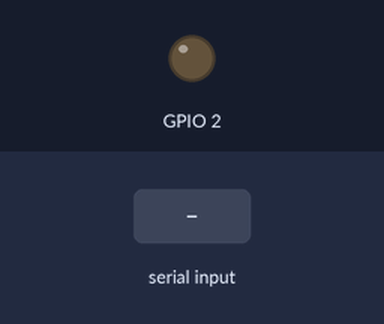
Recording of a sketch running on a simulated ESP8266 (NodeMCU). On the bench: output pins drawn as LEDs (lit = HIGH). The inputs (shaded band) are chosen by the test bench. WiFi joins after 1.5 s; servers stay silent unless stated; uploads are accepted with an empty reply; what the sketch prints to the serial monitor is not drawn.

Above: at 2.7 s.
2.8 s: "1\n" received over Serial
At 2.9 s:
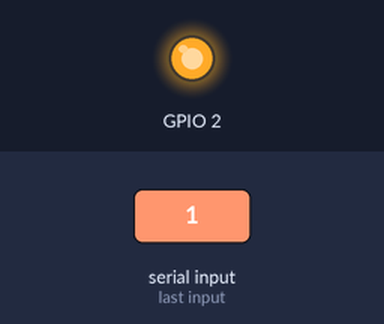
Timing chart, 0 to 5.8 s (numbered marks = the images above; inputs shaded):
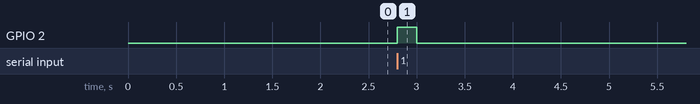

Measured:
- after the input at 2.8 s, GPIO 2: LOW → HIGH at once, → LOW 0.20 s later

The sketch:

ESP01S.ino
```cpp
// Serial WebClient for ESP01
// This sketch get JSON data via serial port from host controller and send
// https POST request to a web server

#include <Arduino.h>
#include <ESP8266WiFi.h>
#include <ESP8266HTTPClient.h>
#include <ArduinoJson.h>

#define MAX_LEN 1532    // make sure it is sufficient for your data

char incomingMsg[MAX_LEN];
uint8_t count = 0;
//String incomingData;
// configure those parameters for your network
//const char *ssid = "TALKTALK4427AC";
//const char *password = "PMARNG9G";
const char *ssid = "DUMAGUS";
const char *password = "192837465";
const char *url = "http://192.168.1.30"; //Home
//const char *url = "http://85.74.248.207"; //Marios

//const char *ssid = "PWW";
//const char *password = "192837465";
//const char *url = "http://192.168.137.1"; //Home


const size_t capacity = 20*JSON_ARRAY_SIZE(3) + 2*JSON_ARRAY_SIZE(10) + JSON_OBJECT_SIZE(8) + 30;
//char json[capacity];
/*
void sendPostRequest(char *json) {

  // send https POST request to server
  HTTPClient https;
  https.begin(url);
  https.addHeader("Content-Type", "application/json");
  int statusCode = https.POST(json);
  // send server response http status code through serial
  char statusAscii[5];
  itoa(statusCode, statusAscii, 10);
  Serial.print(statusAscii);
  Serial.print('\n');

  https.end();
}*/
void sendPostRequest(String &incomingData) {

  // send https POST request to server
  HTTPClient https;
  https.begin(url);
  https.addHeader("Content-Type", "application/json");
  https.addHeader("Authorization", "ED%ygW*2(xY{6*2P");
  int statusCode = https.POST(incomingData);
  digitalWrite(2, LOW);
  // send server response http status code through serial
  //char statusAscii[5];
  //itoa(statusCode, statusAscii, 10);
  //digitalWrite(2, LOW);
  //Serial.flush();
  //Serial.print(statusAscii);
  //Serial.print('\n');

  https.end();
}

void setup(void) {
  Serial.begin(115200);
  pinMode(2, OUTPUT);
  WiFi.begin(ssid, password);
  while (WiFi.status() != WL_CONNECTED) {
    delay(100);
  }
  Serial.print("Wifi Ready\n");
}

void loop(void) {
  while (Serial.available() > 0) {
    //StaticJsonDocument<capacity> doc;
    //json = deserializeJson(doc, Serial);
    //char json[capacity];
    //int i = Serial.readBytesUntil('\n', json, capacity);
    String incomingData = Serial.readStringUntil('\n');
    digitalWrite(2, HIGH);
    //Serial.print("Done");
    Serial.print('\n');
    sendPostRequest(incomingData);                     // reset buffer pointer

  }
  /*
    while (Serial.available() > 0) {
      //StaticJsonDocument<capacity> doc;
    char c = Serial.read();
    //char c = Serial.readBytesUntil('\n');
    if (c == '\n') {
      incomingMsg[count] = '\0';         // terminating null byte
      sendPostRequest();
      count = 0;                      // reset buffer pointer
      Serial.print("Going Sleep\n");
      delay(1);                      // for Serial to finish sending
      //ESP.deepSleep(0);
    }
    else {
      if (count < (MAX_LEN - 1)) {
        incomingMsg[count++] = c;
      }
    }
    }*/
}
```
